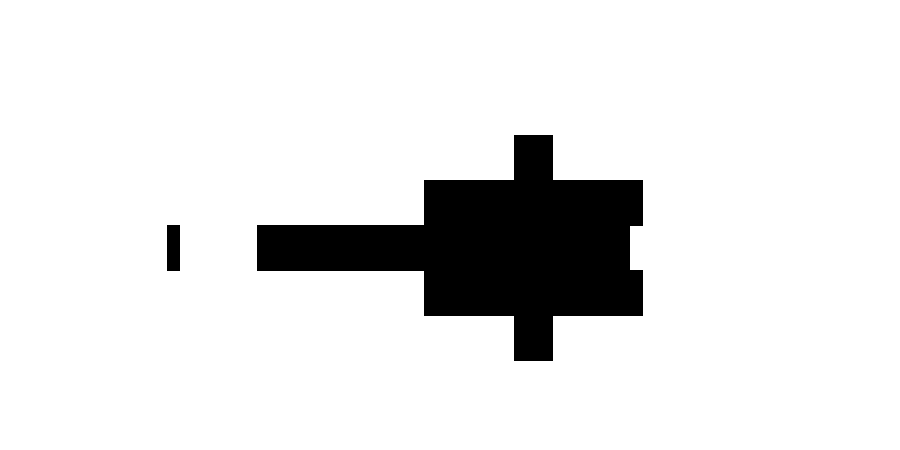
Frame 1 (no input)
Frame 2 (the mouse pressed at the canvas centre, redrawn once): identical to frame 1, image omitted

The Processing sketch that drew this single still picture (run headless with seeded random() and noise(); the mouse was pressed at the canvas centre and the sketch redrawn once):

// Processing sketch: processing_60004
// ── processing_60004.pde

/**
 * The Mandelbrot Set
 * by Daniel Shiffman.  
 * 
 * Simple rendering of the Mandelbrot set.
 * Modified by Evan weinberg to allow for pixelated versions of the set.
 */
 
// Establish a range of values on the complex plane
// A different range will allow us to "zoom" in or out on the fractal
// float xmin = -1.5; float ymin = -.1; float wh = 0.15;
float xmin = -2.5; 
float ymin = -2; 
float wh = 4;
int x_pixels = 70;
int y_pixels = 10;

void setup() {
  size(900 , 450);
  noLoop();
  background(255);
  // Make sure we can write to the pixels[] array. 
  // Only need to do this once since we don't do any other drawing.
  //loadPixels();
}

void draw() {
  // Maximum number of iterations for each point on the complex plane
  int maxiterations = 200;

  // x goes from xmin to xmax
  float xmax = xmin + wh;
  // y goes from ymin to ymax
  float ymax = ymin + wh;
  
  // Calculate amount we increment x,y for each pixel
  float dx = (xmax - xmin) / (x_pixels);
  float dy = (ymax - ymin) / (y_pixels);
  print(dx);
  // Start y
  float y = ymin;
  for (int j = 0; j < y_pixels; j++) {
    // Start x
    float x = xmin;
    for (int i = 0;  i < x_pixels; i++) {
      
      // Now we test, as we iterate z = z^2 + cm does z tend towards infinity?
      float a = x;
      float b = y;
      int n = 0;
      while (n < maxiterations) {
        float aa = a * a;
        float bb = b * b;
        float twoab = 2.0 * a * b;
        a = aa - bb + x;
        b = twoab + y;
        // Infinty in our finite world is simple, let's just consider it 16
        if(aa + bb > 16) {
          break;  // Bail
        }
        n++;
      }
      
      // We color each pixel based on how long it takes to get to infinity
      // If we never got there, let's pick the color black
      //println(n);
      if (n == maxiterations) {
        fill(0);
        
        rect(i*width/x_pixels,j*height/y_pixels,width/x_pixels,height/y_pixels);
       // print("Black");
        
      } else {
        //fill(16*n%5,16*n%5,255);
        
        //rect(i*width/x_pixels,j*height/y_pixels,width/x_pixels,height/y_pixels);
        
      }
      //println(x);
      x += dx;
    }
    y += dy;
  }
  
}
